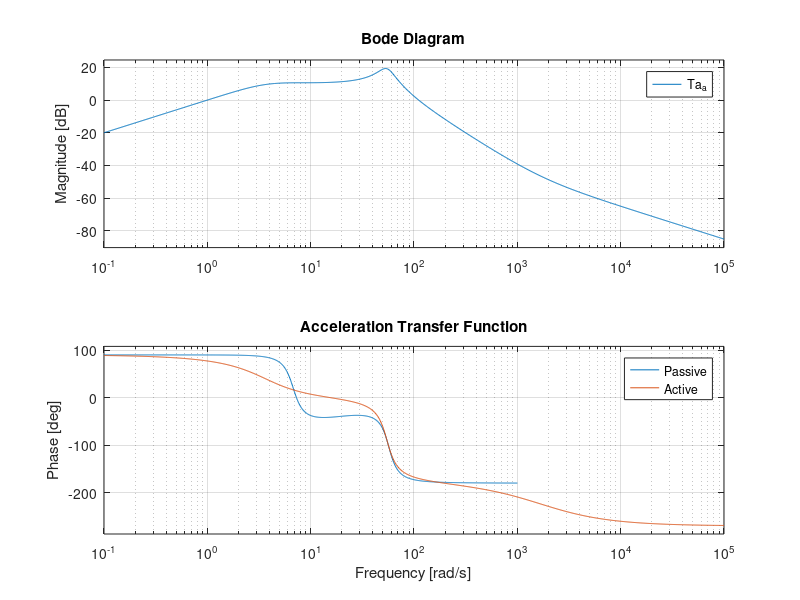
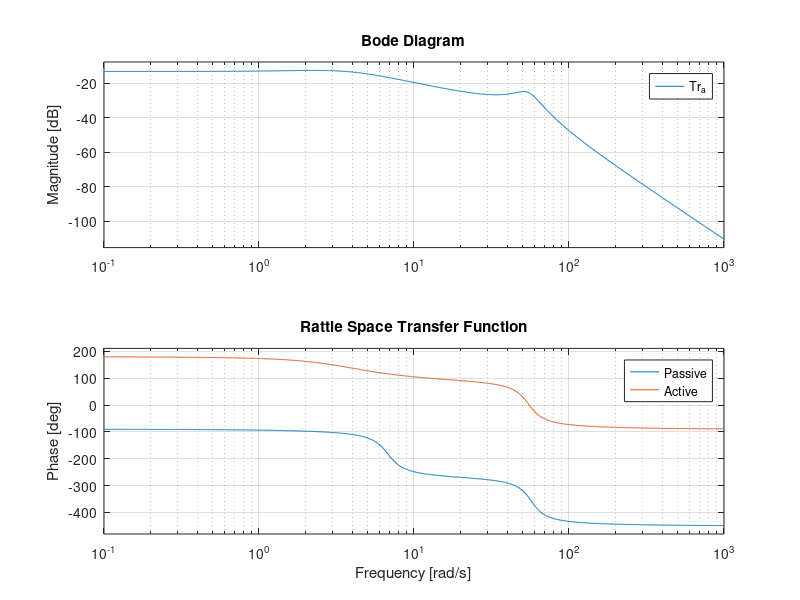
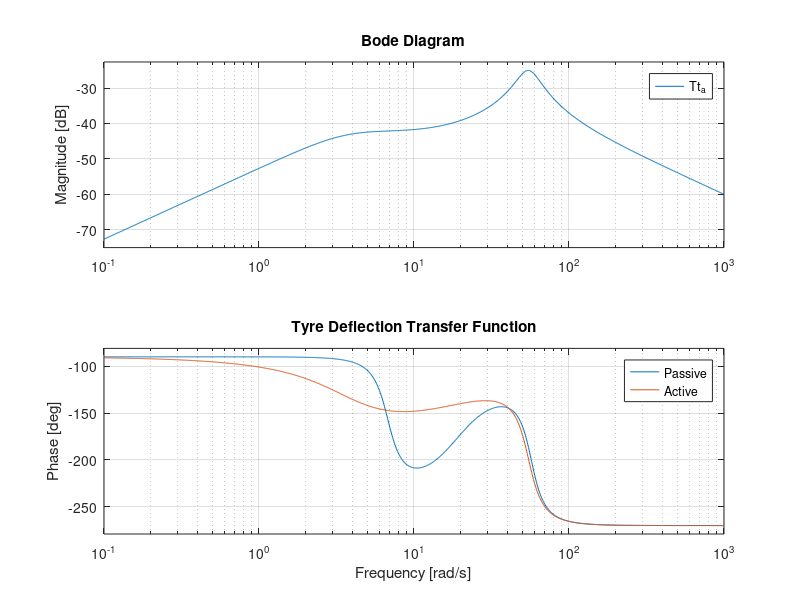

These figures' MATLAB source, in order: (Note: this script raises an error after producing the figures.)
clear all;

ms = 300;
mu = 50;
ks = 15000;
kt = 150000;
bs = 900;
wn = {6.5*10^-2, 57.5*10*2};

s = tf('s');

A_1 = [0, 1, 0, -1];
A_2 = [-ks/ms, -bs/ms, 0, bs/ms];
A_3 = [0, 0, 0, 1];
A_4 = [ks/mu, bs/mu, -kt/mu, -bs/mu];
A = [A_1; A_2; A_3; A_4];

B = [0; 1/ms; 0; -1/mu];
L = [0; 0; -1; 0];

% rho = [0.2, 0.1, 0.2, 0.1];
% rho = [20000, 100, 20000, 100];
rho = [200, 10, 200, 10];

Q_1 = [rho(1)+ks^2/ms^2, ks*bs/ms^2, 0, -ks*bs/ms^2];
Q_2 = [ks*bs/ms^2, rho(2)+bs^2/ms^2, 0, -bs^2/ms^2];
Q_3 = [0, 0, rho(3), 0];
Q_4 = [-ks*bs/ms^2, -bs^2/ms^2, 0, rho(4)+bs^2/ms^2];
Q = [Q_1; Q_2; Q_3; Q_4];

N = [-ks/ms^2; -bs/ms^2; 0; bs/ms^2];

R = 1/ms^2;

[K, S, e] = lqr(A, B, Q, R, N);


figure(1);
[s_a, s_b] = ss2tf(A, L, [0, 1, 0, 0], 0);
Ta_p = s * tf(s_a, s_b);
bode(Ta_p);
hold on;
[s_a, s_b] = ss2tf(A-B*K, L, [0, 1, 0, 0], 0);
Ta_a = s * tf(s_a, s_b);
bode(Ta_a);
title('Acceleration Transfer Function');
legend({'Passive', 'Active'});


figure(2);
[s_a, s_b] = ss2tf(A, L, [1, 0, 0, 0], 0);
Tr_p = tf(s_a, s_b);
bode(Tr_p);
hold on;
[s_a, s_b] = ss2tf(A-B*K, L, [1, 0, 0, 0], 0);
Tr_a = tf(s_a, s_b);
bode(Tr_a);
title('Rattle Space Transfer Function');
legend({'Passive', 'Active'});


figure(3);
[s_a, s_b] = ss2tf(A, L, [0, 0, 1, 0], 0);
Tt_p = tf(s_a, s_b);
bode(Tt_p);
hold on;
[s_a, s_b] = ss2tf(A-B*K, L, [0, 0, 1, 0], 0);
Tt_a = tf(s_a, s_b);
bode(Tt_a);
title('Tyre Deflection Transfer Function');
legend({'Passive', 'Active'});


gm_gp_p = [];
gm_gp_a = [];

[gm, gp] = margin(Ta_p);
gm_gp_p = [gm_gp_p; gm, gp, bandwidth(Ta_p)];
[gm, gp] = margin(Tr_p);
gm_gp_p = [gm_gp_p; gm, gp, bandwidth(Tr_p)];
[gm, gp] = margin(Tt_p);
gm_gp_p = [gm_gp_p; gm, gp, bandwidth(Tt_p)];


[gm, gp] = margin(Ta_a);
gm_gp_a = [gm_gp_a; gm, gp, bandwidth(Ta_a)];
[gm, gp] = margin(Tr_a);
gm_gp_a = [gm_gp_a; gm, gp, bandwidth(Tr_a)];
[gm, gp] = margin(Tt_a);
gm_gp_a = [gm_gp_a; gm, gp, bandwidth(Tt_a)];